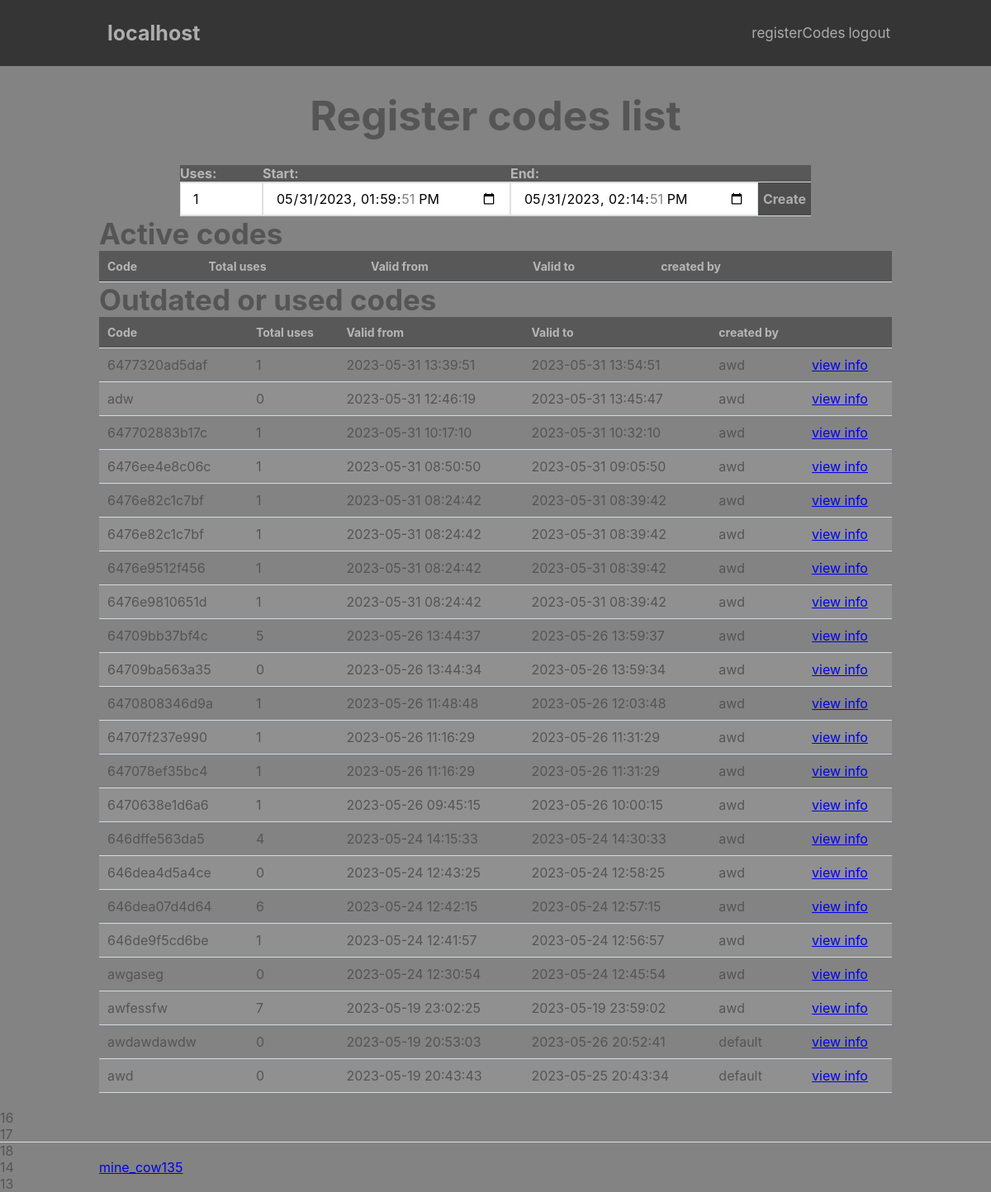
Screenshot of /index.php?page=adm/registerCodes/list (signed in) with the database file from the repository.
### tables this page shows
CREATE TABLE `userPermission` (
  `id` int NOT NULL,
  `userId` int NOT NULL,
  `siteId` int NOT NULL,
  `permissionId` int NOT NULL,
  `header` tinyint(1) NOT NULL DEFAULT '0',
  `dateStart` datetime NOT NULL DEFAULT CURRENT_TIMESTAMP,
  `dateEnd` datetime DEFAULT NULL
);

CREATE TABLE `permission` (
  `id` int NOT NULL,
  `permissionName` varchar(30) NOT NULL,
  `permissionCategory` varchar(20) NOT NULL,
  `page` varchar(50) DEFAULT NULL,
  `dropdown` varchar(20) DEFAULT NULL,
  `placement` int DEFAULT NULL,
  `permissionDescription` varchar(100) DEFAULT NULL
);

CREATE TABLE `registerCodes` (
  `id` int NOT NULL,
  `code` varchar(15) NOT NULL,
  `createdBy` int NOT NULL,
  `TotalUses` int NOT NULL,
  `disabled` tinyint(1) NOT NULL DEFAULT '0',
  `start` datetime NOT NULL DEFAULT CURRENT_TIMESTAMP,
  `end` datetime NOT NULL
);

CREATE TABLE `users` (
  `id` int NOT NULL,
  `username` varchar(100) NOT NULL,
  `email` varchar(100) NOT NULL,
  `password` text NOT NULL,
  `date_time` datetime NOT NULL DEFAULT CURRENT_TIMESTAMP,
  `enbled` tinyint(1) NOT NULL DEFAULT '1'
);

### index.php (called while the page is built, shortened)
<?php
include 'functions.php';
$page = isset($_GET['page']) && file_exists('pages/' . $_GET['page'] . '.php') ? $_GET['page'] : 'home';
include 'pages/' . $page . '.php';

### pages/adm/registerCodes/list.php (the view, shortened to what this page needs)
<?php
headerr('Register codes', "registerCodes");
?>
<?php
$date = date("Y-m-d H:i:s");
$d=strtotime("+15 min");
$date15 = date("Y-m-d H:i:s", $d);
$sql = "SELECT registerCodes.id, registerCodes.code, registerCodes.createdBy, users.username, registerCodes.totalUses, registerCodes.start, registerCodes.end FROM registerCodes LEFT JOIN users ON registerCodes.createdBy = users.id ORDER BY `registerCodes`.`start` DESC";
    $stmt = $pdo->prepare($sql);
    $stmt->execute();
    $code = $stmt->fetchAll(PDO::FETCH_ASSOC);
$allcodes = in_array("registerCodes.all", array_column($_SESSION["permissions"], 'permissionName'));
?>
<div class="content-wrapper-center">
    <h1 class="head">Register codes list</h1>
</div>
<div class="content-wrapper2">
    <div class="createCode">
        <form action="" method="post">
            <table>
                <thead>
                    <tr>
                        <td><label for="uses">Uses: </label></td>
                        <td><label for="start">Start: </label></td>
                        <td><label for="end">End: </label></td>
                        <td></td>
                    </tr>
                </thead>
                <tr>
                    <td><input type="number" name="uses" id="uses" value="1" min="1"></td>
                    <td><input type="datetime-local" name="start" id="start" value="<?= $date ?>" min="<?= $date ?>"></td>
                    <td><input type="datetime-local" name="end" id="end" value="<?= $date15 ?>" min="<?= $date ?>"></td>
                    <td><button type="submit">Create</button></td>
                </tr>
            </table>
        </form>
    </div>
    <h3>Active codes</h3>
    <form action="" method="post">
        <table>
            <thead>
                <tr>
                    <td>Code</td>
                    <td>Total uses</td>
                    <td>Valid from</td>
                    <td>Valid to</td>
                    <?php
                if ($allcodes) {
                    ?>
                    <td>created by</td>
                <?php
                }
                ?>
                    <td></td>
                    <td></td>
                </tr>
            </thead>
        </table>
    </form>
    <h3>Outdated or used codes</h3>
    <table>
        <thead>
            <tr>
                <td>Code</td>
                <td>Total uses</td>
                <td>Valid from</td>
                <td>Valid to</td>
                <?php
                if ($allcodes) {
                    ?>
                <td>created by</td>
            <?php
                }
            ?>
                <td></td>
            </tr>
        </thead>
    <?php
        foreach ($code as $i) {
            if ((($i["createdBy"] == $_SESSION["id"]) || $allcodes) && (0 < $i["totalUses"] && $date >= $i["start"] && $date >= $i["end"] ) || 1 > $i["totalUses"]) {
                ?>
                <tr>
                    <td><?= $i["code"] ?></td>
                    <td><?= $i["totalUses"] ?></td>
                    <td><?= $i["start"] ?></td>
                    <td><?= $i["end"] ?></td>
                    <?php
                if ($allcodes) {
                    ?>
                    <td><?= $i["username"] ?></td>
                    <td><a href="index.php?page=adm/registerCodes/used&id=<?= $i["id"] ?>">view info</a></td>
                    <?php
                }
                    ?>
                </tr>
                <?php
            }
        }
    ?>
    </table>
</div>
<?php
    $page = 2;
    $num_on_page = 5;
    $array_start = ($page - 1) * $num_on_page;
    $array_part = array_slice($code, $array_start, $num_on_page);
    foreach($array_part as $b) {
        echo "<br>" . $b["id"];
    }
?>
<?= template_footer() ?>

### functions.php (shortened to what this page needs)
<?php
    function pdo_connect_mysql() {
        $DATABASE_HOST = "localhost";
        $DATABASE_USER = "webTest";
        $DATABASE_PASS = "awdfthdwa";
        $DATABASE_NAME = "webTemplate";
        try {
        	return new PDO("mysql:host=" . $DATABASE_HOST . ";dbname=" . $DATABASE_NAME . ";charset=utf8", $DATABASE_USER, $DATABASE_PASS);
        } catch (PDOException $exception) {
        	exit("Failed to connect to database!");
        }
    }
    function headerr($title, $permissionName)
    {
        $namechoice = 2;
        $namearr["1"] = "Template";
        $namearr["2"] = $_SERVER["HTTP_HOST"];
        $name = $namearr["$namechoice"];
        $pdo = pdo_connect_mysql();
        $sql = "SELECT userPermission.id, userPermission.userId, userPermission.siteId, userPermission.permissionId, userPermission.header, userPermission.dateStart, userPermission.dateEnd, users.username, sites.siteName, permission.permissionName, permission.page, permission.dropdown, permission.placement FROM userPermission LEFT JOIN users ON userPermission.userId = users.id LEFT JOIN sites ON userPermission.siteId = sites.id LEFT JOIN permission ON userPermission.permissionId = permission.id WHERE userPermission.userId = :userId AND dateStart < :date AND (dateEnd > :date OR dateEnd IS NULL) ORDER BY permission.placement";
        $stmt = $pdo->prepare($sql);
        $date = date("Y-m-d H:i:s");
        if ($_SESSION["id"]) {
            $userId = $_SESSION["id"];
        }
        else {
            $userId = 0;
        }
        $stmt->bindValue(':userId', $userId);
        $stmt->bindValue(':date', $date);
        $stmt->execute();
        $permissions = $stmt->fetchAll(PDO::FETCH_ASSOC);
        echo '
        <!DOCTYPE html>
        <html lang="en">
            <head>
                <meta charset="utf-8">
                <title>' . $title . '</title>
                <link href="css/import.css" rel="stylesheet" type="text/css">
                <link rel="shortcut icon" href="img/logo.png" />
            </head>
            <body>
                <header>
                    <div class="content-wrapper">
                            <a href="index.php">
                                <img src="img/logo.png" height="70px" alt="">
                                <h1>' . $name . '</h1>
                            </a>
                            <nav>
                        ';
                        foreach ($permissions as $i) {
                            if ($i["header"] == true) {
                                ?>
                                <a href="index.php?page=<?=$i['page']?>"><?=$i['permissionName']?></a>
                                <?php
                            }
                        }
        echo '
                    </nav>
                </div>
            </header>
            <main>
    ';
    }
    function template_footer() {
        echo '
                </main>
                <footer>
                    <div class="content-wrapper">
                        <a href="https://github.com/minecow135">mine_cow135</a>
                    </div>
                </footer>
            </body>
        </html>
        ';
    }
?>

### css/var.css (style rules this page uses)
* { --color_bg_background: #838383; --color_border: #dee0e4; --color_confirm: #38b673; --color_confirm_hover: #32a367; --color_txt_h_1: #adadad; --color_txt_h_2: #555555; --color_txt_p_1: #adadad; --color_txt_p_2: #555555; --color_txt_p_1: #cacaca; --size_tx_h1_1: 50px; --size_tx_h1_2: ; --size_tx_h1_3: 25px; --size_tx_h2_1: 40px; --size_tx_h2_2: 30px; --size_tx_h2_3: ; --size_tx_h3_1: 35px; --size_tx_h3_2: ; --size_tx_h3_3: ; --size_tx_h4_1: 30px; --size_tx_h4_2: ; --size_tx_h4_3: ; --size_tx_h5_1: 25px; --size_tx_h5_2: ; --size_tx_h5_3: ; --size_tx_h6_1: 20px; --size_tx_h6_2: ; --size_tx_h6_3: ; --size_text_header_h1: 25px; --size_text_header: 17px; --size_text_header_span: 12px; --size_item_span: 16px; --place_item_span_top: 22px; --place_item_span_right: 0px; --color_bg_header: #353535; --color_h_table: #b6b6b6; --color_bg_box: #5e5d5d; --color_bg_box_submit: #4e4e4e; --color_bg_box_submit_hover:#3b3b3b; }

### css/style.css (style rules this page uses)
* { box-sizing: border-box; font-family: -apple-system, BlinkMacSystemFont, "segoe ui", roboto, oxygen, ubuntu, cantarell, "fira sans", "droid sans", "helvetica neue", Arial, sans-serif; font-size: 16px; -webkit-font-smoothing: antialiased; -moz-osx-font-smoothing: grayscale; box-sizing: border-box }
html { height: 100%; width: 100%; background-color: var(--color_bg_background); }
body { position: relative; min-height: 100vh; color: #555555; margin: 0; margin-bottom: 20px; }
h1, h2, h3, h4, h5 { color: var(--color_txt_h_2); margin: 0; }
h1 { font-size: var(--size_tx_h1_1); padding: 30px; }
h3 { font-size: var(--size_tx_h3_1); }
.content-wrapper, .content-wrapper-center { width: 80%; margin: 0 auto; display: flex; flex-wrap: wrap; }
.content-wrapper-center { justify-content: center; }
.content-wrapper2, .content-wrapper2-center { width: 80%; margin: 0 auto; display: flex; flex-wrap: wrap; flex-direction: column; }

### css/header.css (style rules this page uses)
header { background-color: var(--color_bg_header); }
header .content-wrapper { display: flex; align-items: center; position: relative; }
header .content-wrapper a { display: flex; align-items: center; justify-content: center; color: inherit; }
header .content-wrapper a h1 { font-size: var(--size_text_header_h1); padding: 0; color: inherit; }
header { color: var(--color_txt_h_1); }
header a { text-decoration: none; }
header nav { display: flex; flex-grow: 1; flex-basis: 0; justify-content: flex-end; align-items: center; position: relative; }
header nav a { text-decoration: none; color: inherit; margin: 0 2px; font-size: var(--size_text_header); }
footer { position: absolute; bottom: 0; border-top: 1px solid var(--color_border); padding: 20px 0; width: 100%; }

### css/table.css (style rules this page uses)
table { width: 100%; padding-top: 30px; border-collapse: collapse; }
table thead { background-color: #585858; border-bottom: 1px solid #d3dae0; }
table thead td { padding: 10px; font-weight: bold; color: var(--color_h_table); font-size: 14px; }
table tbody tr { border-bottom: 1px solid #d3dae0; }
table tbody tr:nth-child(even) { background-color: #909090; }
table tbody tr td { padding: 10px; }

### css/createcode.css (style rules this page uses)
.createCode { width: 100%; display: flex; justify-content: center; }
.createCode form input { height: 40px; border: 1px solid var(--color_border); padding: 0 15px; }
.createCode form input[type="number"] { width: 100px; }
.createCode form input[type="datetime-local"] { width: 300px; }
.createCode form button { height: 40px; background-color: var(--color_bg_box_submit); border: 0; cursor: pointer; font-weight: bold; color: var(--color_txt_h_1); transition: background-color 0.2s; }
.createCode table { width: 100%; padding-top: 30px; border-collapse: collapse; }
.createCode table thead { background-color: #585858; border-bottom: 1px solid #d3dae0; }
.createCode table thead td { padding: 0px; font-weight: bold; color: var(--color_h_table); font-size: 14px; }
.createCode table tbody tr { border-bottom: 1px solid #d3dae0; }
.createCode table tbody tr td { padding: 0px; }

### rows the page displays
userpermission: permissionId.permissionName "registerCodes"
userpermission: permissionId.permissionName "logout"
registercodes: code "6477320ad5daf", TotalUses "1", start "2023-05-31 13:39:51", end "2023-05-31 13:54:51", createdBy.username "awd"
registercodes: code "adw", TotalUses "0", start "2023-05-31 12:46:19", end "2023-05-31 13:45:47", createdBy.username "awd"
registercodes: code "647702883b17c", TotalUses "1", start "2023-05-31 10:17:10", end "2023-05-31 10:32:10", createdBy.username "awd"
registercodes: code "6476ee4e8c06c", TotalUses "1", start "2023-05-31 08:50:50", end "2023-05-31 09:05:50", createdBy.username "awd"
registercodes: code "6476e82c1c7bf", TotalUses "1", start "2023-05-31 08:24:42", end "2023-05-31 08:39:42", createdBy.username "awd"
registercodes: code "6476e82c1c7bf", TotalUses "1", start "2023-05-31 08:24:42", end "2023-05-31 08:39:42", createdBy.username "awd", id "16"
registercodes: code "6476e9512f456", TotalUses "1", start "2023-05-31 08:24:42", end "2023-05-31 08:39:42", createdBy.username "awd", id "17"
registercodes: code "6476e9810651d", TotalUses "1", start "2023-05-31 08:24:42", end "2023-05-31 08:39:42", createdBy.username "awd", id "18"
registercodes: code "64709bb37bf4c", TotalUses "5", start "2023-05-26 13:44:37", end "2023-05-26 13:59:37", createdBy.username "awd", id "14"
registercodes: code "64709ba563a35", TotalUses "0", start "2023-05-26 13:44:34", end "2023-05-26 13:59:34", createdBy.username "awd", id "13"
registercodes: code "6470808346d9a", TotalUses "1", start "2023-05-26 11:48:48", end "2023-05-26 12:03:48", createdBy.username "awd"
registercodes: code "64707f237e990", TotalUses "1", start "2023-05-26 11:16:29", end "2023-05-26 11:31:29", createdBy.username "awd"
registercodes: code "647078ef35bc4", TotalUses "1", start "2023-05-26 11:16:29", end "2023-05-26 11:31:29", createdBy.username "awd"
registercodes: code "6470638e1d6a6", TotalUses "1", start "2023-05-26 09:45:15", end "2023-05-26 10:00:15", createdBy.username "awd"
registercodes: code "646dffe563da5", TotalUses "4", start "2023-05-24 14:15:33", end "2023-05-24 14:30:33", createdBy.username "awd"
registercodes: code "646dea4d5a4ce", TotalUses "0", start "2023-05-24 12:43:25", end "2023-05-24 12:58:25", createdBy.username "awd"
registercodes: code "646dea07d4d64", TotalUses "6", start "2023-05-24 12:42:15", end "2023-05-24 12:57:15", createdBy.username "awd"
registercodes: code "646de9f5cd6be", TotalUses "1", start "2023-05-24 12:41:57", end "2023-05-24 12:56:57", createdBy.username "awd"
registercodes: code "awgaseg", TotalUses "0", start "2023-05-24 12:30:54", end "2023-05-24 12:45:54", createdBy.username "awd"
registercodes: code "awfessfw", TotalUses "7", start "2023-05-19 23:02:25", end "2023-05-19 23:59:02", createdBy.username "awd"
registercodes: code "awdawdawdw", TotalUses "0", start "2023-05-19 20:53:03", end "2023-05-26 20:52:41", createdBy.username "default"
registercodes: code "awd", TotalUses "0", start "2023-05-19 20:43:43", end "2023-05-25 20:43:34", createdBy.username "default"

### other values shown
$name "localhost"
